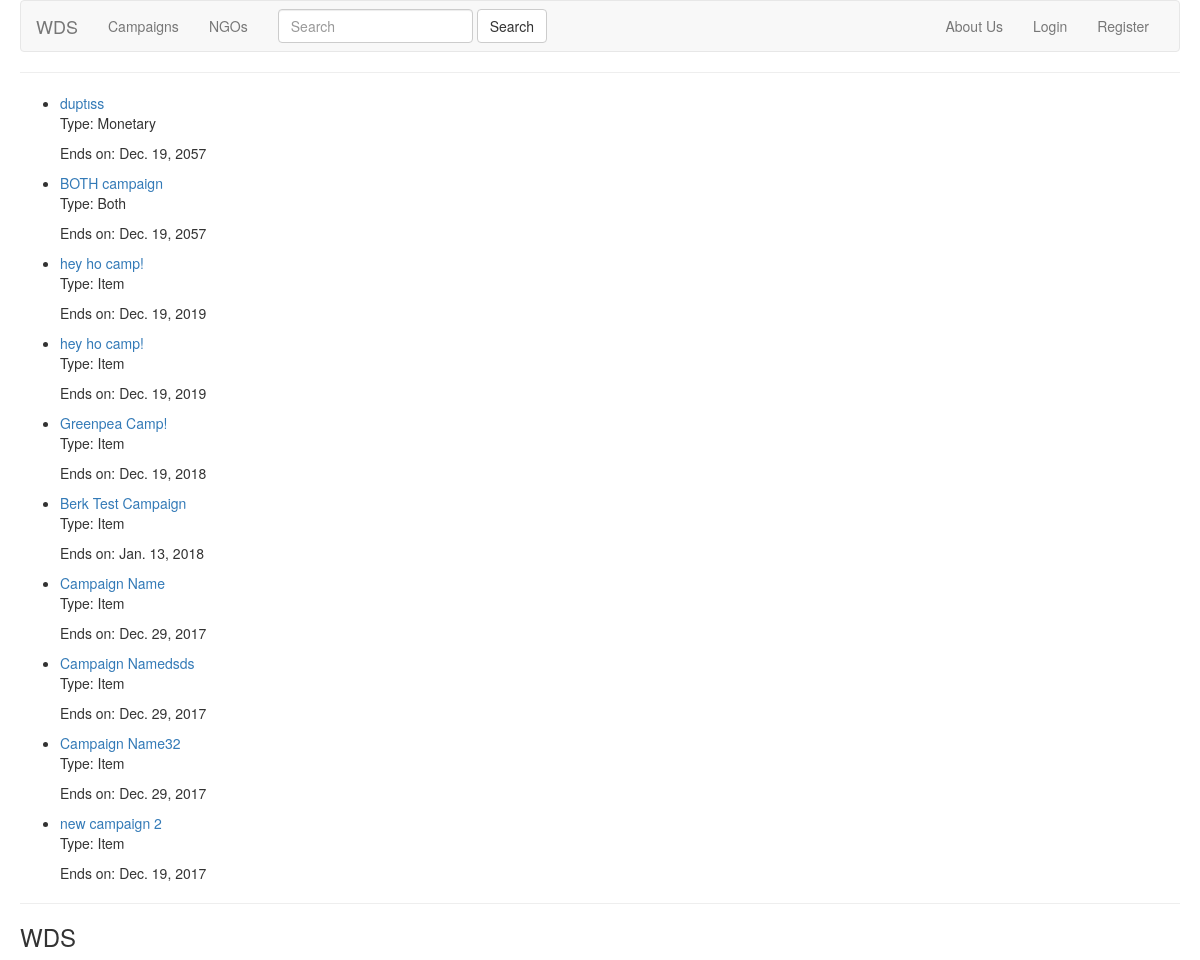
Page /campaigns/ on the committed database.
### DonApp/models.py (models this page shows, shortened)
class Campaign(models.Model):
    creator = models.ForeignKey(NGOUser, on_delete=models.CASCADE, related_name='campaigns')
    CAMPAIGN_TYPE = (('Monetary', 'Monetary'), ('Item', 'Item'), ('Both', 'Both'))
    campaign_type = models.CharField(max_length=10, choices=CAMPAIGN_TYPE, default='Item')
    campaign_name = models.CharField(default='Campaign Name', max_length=50)
    start_date = models.DateField()
    end_date = models.DateField()
    description = models.TextField(max_length = 600)
    approved = models.BooleanField(default=False)

### DonApp/views.py (the view)
# urls.py: url(r'^campaigns/', views.view_campaigns, name='view_campaigns'),
def view_campaigns(request):
    campaigns = Campaign.objects.all().order_by('-end_date')
    template = loader.get_template('DonApp/campaigns.html')
    context = {
        'campaigns': campaigns,
    }
    return HttpResponse(template.render(context, request))

### DonApp/templates/DonApp/campaigns.html
{% extends 'DonApp/base.html' %}
{% block content %}
<ul>
    {% for campaign in campaigns %}
    <li>
        <a href="{% url 'view_campaign_detail' pk=campaign.pk %}">{{ campaign.campaign_name }}</a>
        <p>Type: {{ campaign.campaign_type }}</p>
        <p>Ends on: {{ campaign.end_date }}</p>
    </li>
    {% endfor %}
</ul>
{% endblock %}

### DonApp/templates/DonApp/base.html (shortened to what this page needs)
<!DOCTYPE html>
<html>
<head>
  <link rel="stylesheet" href="https://maxcdn.bootstrapcdn.com/bootstrap/3.3.7/css/bootstrap.min.css"
>
</head>
<body style="padding-left: 20px; padding-right: 20px">
  <header>
        <nav class="navbar navbar-default">
          <div class="container-fluid">
            <div class="navbar-header">
              <a class="navbar-brand" href="{% url 'index' %}">WDS</a>
            </div>
            <div class="collapse navbar-collapse" id="bs-example-navbar-collapse-1">
              <ul class="nav navbar-nav">
                <li><a href="{% url 'view_campaigns' %}">Campaigns</a></li>
                <li><a href="{% url 'view_ngos' %}">NGOs</a></li>
              </ul>
              <form class="navbar-form navbar-left">
                <div class="form-group">
                  <input type="text" class="form-control" placeholder="Search">
                </div>
                <button type="submit" class="btn btn-default">Search</button>
              </form>
              <ul class="nav navbar-nav navbar-right">
                    <li><a href="">About Us</a></li>
                  {% if user.is_authenticated %}
                      <li><a>Hi {{ user.username }}!</a></li>
                      <li><a href="{% url 'logout' %}">Logout</a></li>
                  {% else %}
                      <li><a href="{% url 'login' %}">Login</a></li>
                      <li><a href="{% url 'register' %}">Register</a></li>
                  {% endif %}
              </ul>
            </div>
          </div>
        </nav>
  </header>
  <hr>
  <main>
    {% block content %}
    {% endblock %}
  </main>
  <hr>
  <footer>
      <h3>WDS</h3>
  </footer>
</body>
</html>

### rows in the picture
Campaign: campaign_name "duptıss", campaign_type "Monetary", end_date "Dec. 19, 2057"
Campaign: campaign_name "BOTH campaign", campaign_type "Both", end_date "Dec. 19, 2057"
Campaign: campaign_name "hey ho camp!", campaign_type "Item", end_date "Dec. 19, 2019"
Campaign: campaign_name "hey ho camp!", campaign_type "Item", end_date "Dec. 19, 2019"
Campaign: campaign_name "Greenpea Camp!", campaign_type "Item", end_date "Dec. 19, 2018"
Campaign: campaign_name "Berk Test Campaign", campaign_type "Item", end_date "Jan. 13, 2018"
Campaign: campaign_name "Campaign Name", campaign_type "Item", end_date "Dec. 29, 2017"
Campaign: campaign_name "Campaign Namedsds", campaign_type "Item", end_date "Dec. 29, 2017"
Campaign: campaign_name "Campaign Name32", campaign_type "Item", end_date "Dec. 29, 2017"
Campaign: campaign_name "new campaign 2", campaign_type "Item", end_date "Dec. 19, 2017"
